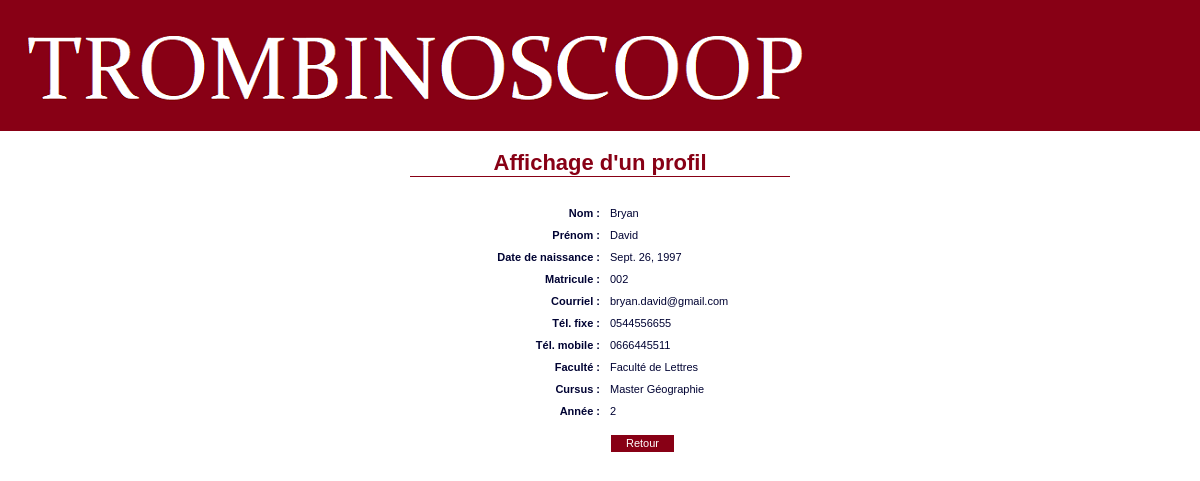
/showProfile (signed in), run on the app's committed database.
### Trombinoscoop/models.py (models this page shows, shortened)
class Person(models.Model):
    registration_number = models.CharField(max_length=10)
    last_name = models.CharField(max_length=30)
    first_name = models.CharField(max_length=30)
    birth_date = models.DateField()
    email = models.EmailField()
    home_phone_number = models.CharField(max_length=20)
    cellphone_number = models.CharField(max_length=20)
    password = models.CharField(max_length=32)
    friends = models.ManyToManyField('self')
    faculty = models.ForeignKey('Faculty', on_delete=models.PROTECT)
    person_type = 'generic'

class Faculty(models.Model):
    name = models.CharField(max_length=30)
    color = models.CharField(max_length=6)

class Student(Person):
    cursus = models.ForeignKey('Cursus', on_delete=models.SET_NULL, null=True)
    year = models.IntegerField()
    person_type = 'student'

class Cursus(models.Model):
    title = models.CharField(max_length=30)

### Trombinoscoop/views.py (the view)
# urls.py: url('^showProfile$', views.show_profile),
def show_profile(request):
    logged_user = get_logged_user_from_request(request)
    if logged_user:
        if 'userToShow' in request.GET and request.GET['userToShow'] != '':
            user_to_show_id = int(request.GET['userToShow'])
            results = Person.objects.filter(id=user_to_show_id)
            if len(results) == 1:
                if Student.objects.filter(id=user_to_show_id):
                    user_to_show = Student.objects.get(id=user_to_show_id)
                else:
                    user_to_show = Employee.objects.get(id=user_to_show_id)
                return render(request, 'show_profile.html', {'user_to_show' : user_to_show})
            else:
                return render(request, 'show_profile.html', {'user_to_show' : logged_user})
        else:
            return render(request, 'show_profile.html', {'user_to_show' : logged_user})
    else:
        return redirect('/login')

### Trombinoscoop/views.py (called while the page is built)
def get_logged_user_from_request(request):
    if 'logged_user_id' in request.session:
        logged_user_id = request.session['logged_user_id']
        if len(Student.objects.filter(id=logged_user_id)) == 1:
            return Student.objects.get(id=logged_user_id)
        if len(Employee.objects.filter(id=logged_user_id)) == 1:
            return Employee.objects.get(id=logged_user_id)
        else:
            return None
    else:
        return None

### Trombinoscoop/templates/show_profile.html (shortened to what this page needs)
{% extends "base.html" %}
{% block bodyId %}showProfilePage{% endblock %}
{% block content %}
<h1>Affichage d'un profil</h1>
<dl class="fieldlist">
  <dt>Nom :</dt>
    <dd>{{ user_to_show.last_name }}</dd>
  <dt>Prénom :</dt>
    <dd>{{ user_to_show.first_name }}</dd>
  <dt>Date de naissance :</dt>
    <dd>{{ user_to_show.birth_date }}</dd>
  <dt>Matricule :</dt>
    <dd>{{ user_to_show.registration_number }}</dd>
  <dt>Courriel :</dt>
    <dd>{{ user_to_show.email }}</dd>
  <dt>Tél. fixe :</dt>
    <dd>{{ user_to_show.home_phone_number }}</dd>
  <dt>Tél. mobile :</dt>
    <dd>{{ user_to_show.cellphone_number }}</dd>
  <dt>Faculté :</dt>
    <dd>{{ user_to_show.faculty.name }}</dd>
{% if user_to_show.person_type == "student" %}
  <dt>Cursus :</dt>
    <dd>{{ user_to_show.cursus.title }}</dd>
  <dt>Année :</dt>
    <dd>{{ user_to_show.year }}</dd>
{% endif %}
</dl>
<p id="showProfileNavigationButtons">
  <a href="welcome" class="buttonLink">Retour</a>
</p>
{% endblock %}

### Trombinoscoop/static/css/style.css (style rules this page uses)
body { margin: 0; padding: 0; font-family: "Lucida Grande", Tahoma, Verdana, Arial, sans-serif; font-size: 11px; color: #000333; }
a.buttonLink { border-style: solid; border-width: 1px; border-color: #FFFFFF #FFFFFF #FFFFFF #FFFFFF; background-color: #880015; color : #FFFFFF; padding: 2px 15px 3px 15px; text-align: center; text-decoration: none; }
h1 { text-align: center; font-size: 22px; margin: 0px 60px 30px 60px; padding: 0 0 5px 5; color: #880015; border-bottom: 1px solid #880015; }
a { color: #880015 }
dl.fieldlist dt { display: block; width: 250px; float: left; text-align: right; padding: 0 10px 0 0; font-weight: bold; }
dl.fieldlist dd { display: block; width: 450px; padding: 0; margin: 0 0 10px 0; }
p#showProfileNavigationButtons { margin: 20px 0 0 260px; }

### data on the page
Person: last_name "Bryan", first_name "David", birth_date "Sept. 26, 1997", registration_number "002", email "bryan.david@gmail.com", home_phone_number "0544556655", cellphone_number "0666445511", faculty.name "Faculté de Lettres"
Student: cursus "Master Géographie", year "2"
